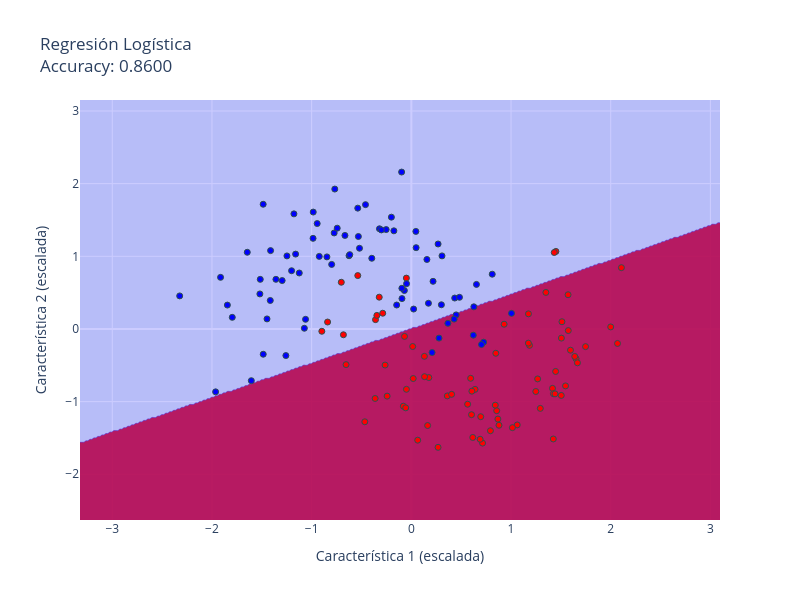

This figure's notebook cell:
### Markdown cell above
## 5. Desafíos

1.  **Evaluar en el conjunto de test:** Todos los `accuracy` se calcularon sobre los datos de entrenamiento para visualizar el ajuste. Calcula la precisión de los 4 modelos principales (LogReg, SVM Lineal, Polinómico, RBF con valores por defecto) en el conjunto de `X_test`, `y_test`. ¿Cuál generaliza mejor?
2.  **Probar otros datasets:** Importa el dataset de `make_circles` de `sklearn.datasets`. ¿Cómo se comportan los diferentes kernels en este caso? ¿Y con `make_blobs` con 3 centros?
3.  **Ajuste fino:** Usando los plots de la sección 4 como guía, intenta encontrar "a mano" una combinación de `C` y `gamma` que te parezca que da el mejor resultado (un buen balance entre ajuste y suavidad de la frontera).

### Code cell
# Desafio 1
fig = plot_decision_boundary(log_reg, X_test, y_test, 'Regresión Logística')
fig.show()

### Figure 1 — Plotly figure (JSON) as saved in the notebook; plotly's stock layout.template omitted (floating-point values rounded to 4 significant figures; data arrays with more than 128 entries replaced by an {"elided": "..."} marker saying what was removed)
{"data": [{"colorscale": [[0, "rgba(0,0,255,0.2)"], [1, "rgba(255,0,0,0.2)"]], "line": {"width": 0}, "showscale": false, "type": "contour", "x": {"elided": "322 float values"}, "y": {"elided": "290 float values"}, "z": {"elided": "290x322 int values"}}, {"marker": {"color": {"elided": "150 int values"}, "colorscale": [[0, "blue"], [1, "red"]], "line": {"color": "DarkSlateGrey", "width": 1}}, "mode": "markers", "showlegend": false, "type": "scatter", "x": {"elided": "150 float values"}, "y": {"elided": "150 float values"}}], "layout": {"height": 600, "title": {"text": "Regresión Logística<br>Accuracy: 0.8600"}, "width": 800, "xaxis": {"title": {"text": "Característica 1 (escalada)"}}, "yaxis": {"title": {"text": "Característica 2 (escalada)"}}}}
